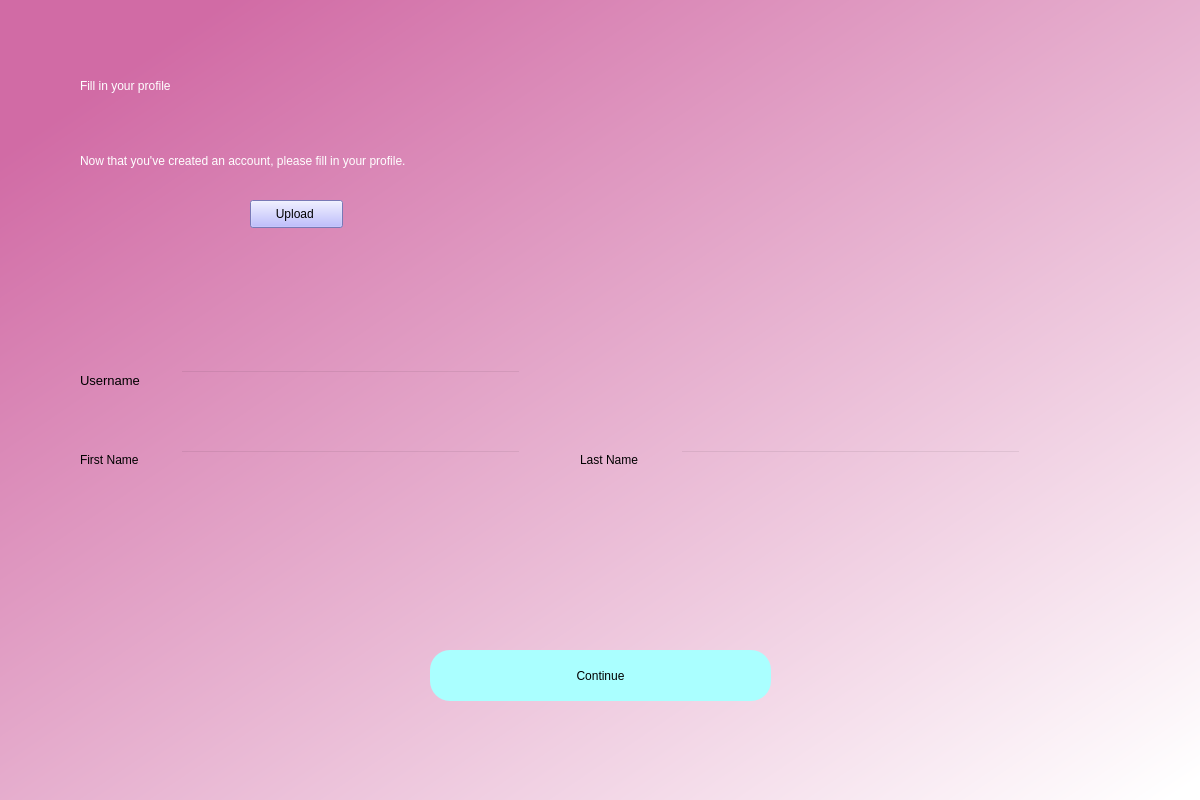
<?xml version="1.0" encoding="UTF-8"?>
<ui version="4.0">
 <class>Dialog</class>
 <widget class="QDialog" name="Dialog">
  <property name="geometry">
   <rect>
    <x>0</x>
    <y>0</y>
    <width>1200</width>
    <height>800</height>
   </rect>
  </property>
  <property name="windowTitle">
   <string>Dialog</string>
  </property>
  <widget class="QWidget" name="bgwidget" native="true">
   <property name="geometry">
    <rect>
     <x>0</x>
     <y>0</y>
     <width>1201</width>
     <height>801</height>
    </rect>
   </property>
   <property name="styleSheet">
    <string notr="true">QWidget#bgwidget{
background-color:qlineargradient(spread:pad, x1:0.091, y1:0.101636, x2:0.991379, y2:0.977, stop:0 rgba(209, 107, 165, 255), stop:1 rgba(255, 255, 255, 255));}</string>
   </property>
   <widget class="QLabel" name="label">
    <property name="geometry">
     <rect>
      <x>80</x>
      <y>50</y>
      <width>471</width>
      <height>71</height>
     </rect>
    </property>
    <property name="styleSheet">
     <string notr="true">font: 36pt &quot;MS Shell Dlg 2&quot;; color:rgb(255, 255, 255)</string>
    </property>
    <property name="text">
     <string>Fill in your profile</string>
    </property>
   </widget>
   <widget class="QLabel" name="label_2">
    <property name="geometry">
     <rect>
      <x>80</x>
      <y>140</y>
      <width>761</width>
      <height>41</height>
     </rect>
    </property>
    <property name="styleSheet">
     <string notr="true">font: 16pt &quot;MS Shell Dlg 2&quot;;color:rgb(255, 255, 255)</string>
    </property>
    <property name="text">
     <string>Now that you've created an account, please fill in your profile.</string>
    </property>
   </widget>
   <widget class="QPushButton" name="signup">
    <property name="geometry">
     <rect>
      <x>430</x>
      <y>650</y>
      <width>341</width>
      <height>51</height>
     </rect>
    </property>
    <property name="styleSheet">
     <string notr="true">border-radius:20px;
background-color: rgb(170, 255, 255);
font: 14pt &quot;MS Shell Dlg 2&quot;;</string>
    </property>
    <property name="text">
     <string>Continue</string>
    </property>
   </widget>
   <widget class="QLineEdit" name="username">
    <property name="geometry">
     <rect>
      <x>180</x>
      <y>370</y>
      <width>341</width>
      <height>51</height>
     </rect>
    </property>
    <property name="styleSheet">
     <string notr="true">background-color:rgba(0,0,0,0);
font: 12pt &quot;MS Shell Dlg 2&quot;;</string>
    </property>
   </widget>
   <widget class="QLineEdit" name="firstname">
    <property name="geometry">
     <rect>
      <x>180</x>
      <y>450</y>
      <width>341</width>
      <height>51</height>
     </rect>
    </property>
    <property name="styleSheet">
     <string notr="true">background-color:rgba(0,0,0,0);
font: 12pt &quot;MS Shell Dlg 2&quot;;</string>
    </property>
   </widget>
   <widget class="QLabel" name="label_3">
    <property name="geometry">
     <rect>
      <x>80</x>
      <y>370</y>
      <width>81</width>
      <height>20</height>
     </rect>
    </property>
    <property name="font">
     <font>
      <family>MS Shell Dlg 2</family>
      <pointsize>10</pointsize>
      <weight>50</weight>
      <italic>false</italic>
      <bold>false</bold>
     </font>
    </property>
    <property name="styleSheet">
     <string notr="true">font: 10pt &quot;MS Shell Dlg 2&quot;;</string>
    </property>
    <property name="text">
     <string>Username</string>
    </property>
   </widget>
   <widget class="QLabel" name="label_4">
    <property name="geometry">
     <rect>
      <x>80</x>
      <y>450</y>
      <width>81</width>
      <height>20</height>
     </rect>
    </property>
    <property name="styleSheet">
     <string notr="true">font: 10pt &quot;MS Shell Dlg 2&quot;;</string>
    </property>
    <property name="text">
     <string>First Name</string>
    </property>
   </widget>
   <widget class="QLabel" name="error">
    <property name="geometry">
     <rect>
      <x>440</x>
      <y>456</y>
      <width>341</width>
      <height>20</height>
     </rect>
    </property>
    <property name="styleSheet">
     <string notr="true">font: 12pt &quot;MS Shell Dlg 2&quot;; color:red;</string>
    </property>
    <property name="text">
     <string/>
    </property>
   </widget>
   <widget class="QLabel" name="label_5">
    <property name="geometry">
     <rect>
      <x>580</x>
      <y>450</y>
      <width>81</width>
      <height>20</height>
     </rect>
    </property>
    <property name="styleSheet">
     <string notr="true">font: 10pt &quot;MS Shell Dlg 2&quot;;</string>
    </property>
    <property name="text">
     <string>Last Name</string>
    </property>
   </widget>
   <widget class="QLineEdit" name="lastname">
    <property name="geometry">
     <rect>
      <x>680</x>
      <y>450</y>
      <width>341</width>
      <height>51</height>
     </rect>
    </property>
    <property name="styleSheet">
     <string notr="true">background-color:rgba(0,0,0,0);
font: 12pt &quot;MS Shell Dlg 2&quot;;</string>
    </property>
   </widget>
   <!-- <widget class="QDateEdit" name="birthday">
    <property name="geometry">
     <rect>
      <x>180</x>
      <y>530</y>
      <width>341</width>
      <height>51</height>
     </rect>
    </property>
    <property name="styleSheet">
     <string notr="true">background-color:rgba(0,0,0,0);
font: 12pt &quot;MS Shell Dlg 2&quot;;</string>
    </property>
   </widget>
   <widget class="QLabel" name="label_6">
    <property name="geometry">
     <rect>
      <x>80</x>
      <y>530</y>
      <width>81</width>
      <height>20</height>
     </rect>
    </property>
    <property name="styleSheet">
     <string notr="true">font: 10pt &quot;MS Shell Dlg 2&quot;;</string>
    </property>
    <property name="text">
     <string>Birthday</string>
    </property>
   </widget> -->
   <widget class="QLabel" name="image">
    <property name="geometry">
     <rect>
      <x>80</x>
      <y>190</y>
      <width>151</width>
      <height>141</height>
     </rect>
    </property>
    <property name="styleSheet">
     <string notr="true">border-radius:50%;</string>
    </property>
    <property name="text">
     <string/>
    </property>
    <property name="scaledContents">
     <bool>true</bool>
    </property>
   </widget>
   <widget class="QPushButton" name="pushButton">
    <property name="geometry">
     <rect>
      <x>250</x>
      <y>200</y>
      <width>93</width>
      <height>28</height>
     </rect>
    </property>
    <property name="styleSheet">
     <string notr="true">border-color: rgb(85, 0, 255);
background-color: rgb(170, 170, 255);</string>
    </property>
    <property name="text">
     <string>Upload </string>
    </property>
   </widget>
   <!-- <widget class="QComboBox" name="comboBox">
    <property name="geometry">
     <rect>
      <x>680</x>
      <y>530</y>
      <width>111</width>
      <height>51</height>
     </rect>
    </property>
    <property name="styleSheet">
     <string notr="true">border-color: rgb(0, 0, 127);
font: 12pt &quot;MS Shell Dlg 2&quot;;</string>
    </property>
    <item>
     <property name="text">
      <string>Man</string>
     </property>
    </item>
    <item>
     <property name="text">
      <string>Woman</string>
     </property>
    </item>
    <item>
     <property name="text">
      <string>Non-binary</string>
     </property>
    </item>
    <item>
     <property name="text">
      <string>Other</string>
     </property>
    </item>
   </widget> -->
   <!-- <widget class="QLabel" name="label_8">
    <property name="geometry">
     <rect>
      <x>580</x>
      <y>530</y>
      <width>81</width>
      <height>20</height>
     </rect>
    </property>
    <property name="styleSheet">
     <string notr="true">font: 10pt &quot;MS Shell Dlg 2&quot;;</string>
    </property>
    <property name="text">
     <string>Gender</string>
    </property>
   </widget> -->
  </widget>
 </widget>
 <resources>
  <include location="placeholder.qrc"/>
 </resources>
 <connections/>
</ui>
